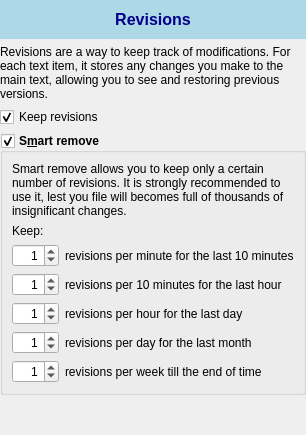
     <widget class="QWidget" name="page_3">
      <layout class="QVBoxLayout" name="verticalLayout">
       <property name="leftMargin">
        <number>0</number>
       </property>
       <property name="topMargin">
        <number>0</number>
       </property>
       <property name="rightMargin">
        <number>0</number>
       </property>
       <property name="bottomMargin">
        <number>0</number>
       </property>
       <item>
        <widget class="QLabel" name="lblTitleGeneral_2">
         <property name="sizePolicy">
          <sizepolicy hsizetype="Preferred" vsizetype="Fixed">
           <horstretch>0</horstretch>
           <verstretch>0</verstretch>
          </sizepolicy>
         </property>
         <property name="styleSheet">
          <string notr="true">background-color:lightBlue;
border:none;
padding:10px;
color:darkBlue;
font-size:16px;
font-weight:bold;
text-align:center;</string>
         </property>
         <property name="text">
          <string>Revisions</string>
         </property>
         <property name="alignment">
          <set>Qt::AlignCenter</set>
         </property>
        </widget>
       </item>
       <item>
        <widget class="QLabel" name="label_44">
         <property name="text">
          <string>Revisions are a way to keep track of modifications. For each text item, it stores any changes you make to the main text, allowing you to see and restoring previous versions.</string>
         </property>
         <property name="wordWrap">
          <bool>true</bool>
         </property>
        </widget>
       </item>
       <item>
        <widget class="QCheckBox" name="chkRevisionsKeep">
         <property name="text">
          <string>Keep revisions</string>
         </property>
         <property name="checked">
          <bool>true</bool>
         </property>
        </widget>
       </item>
       <item>
        <widget class="QGroupBox" name="chkRevisionRemove">
         <property name="font">
          <font>
           <weight>75</weight>
           <bold>true</bold>
          </font>
         </property>
         <property name="title">
          <string>S&amp;mart remove</string>
         </property>
         <property name="checkable">
          <bool>true</bool>
         </property>
         <layout class="QGridLayout" name="gridLayout_2">
          <item row="1" column="0" colspan="2">
           <widget class="QLabel" name="label_46">
            <property name="font">
             <font>
              <weight>50</weight>
              <bold>false</bold>
             </font>
            </property>
            <property name="text">
             <string>Keep:</string>
            </property>
           </widget>
          </item>
          <item row="0" column="0" colspan="2">
           <widget class="QLabel" name="label_45">
            <property name="font">
             <font>
              <weight>50</weight>
              <bold>false</bold>
             </font>
            </property>
            <property name="text">
             <string>Smart remove allows you to keep only a certain number of revisions. It is strongly recommended to use it, lest you file will becomes full of thousands of insignificant changes.</string>
            </property>
            <property name="wordWrap">
             <bool>true</bool>
            </property>
           </widget>
          </item>
          <item row="5" column="1">
           <widget class="QLabel" name="label_50">
            <property name="font">
             <font>
              <weight>50</weight>
              <bold>false</bold>
             </font>
            </property>
            <property name="text">
             <string>revisions per day for the last month</string>
            </property>
           </widget>
          </item>
          <item row="2" column="0">
           <widget class="QSpinBox" name="spnRevisions10Mn">
            <property name="sizePolicy">
             <sizepolicy hsizetype="Fixed" vsizetype="Fixed">
              <horstretch>0</horstretch>
              <verstretch>0</verstretch>
             </sizepolicy>
            </property>
            <property name="font">
             <font>
              <weight>50</weight>
              <bold>false</bold>
             </font>
            </property>
            <property name="alignment">
             <set>Qt::AlignRight|Qt::AlignTrailing|Qt::AlignVCenter</set>
            </property>
            <property name="maximum">
             <number>999</number>
            </property>
            <property name="value">
             <number>1</number>
            </property>
           </widget>
          </item>
          <item row="2" column="1">
           <widget class="QLabel" name="label_47">
            <property name="font">
             <font>
              <weight>50</weight>
              <bold>false</bold>
             </font>
            </property>
            <property name="text">
             <string>revisions per minute for the last 10 minutes</string>
            </property>
           </widget>
          </item>
          <item row="4" column="1">
           <widget class="QLabel" name="label_49">
            <property name="font">
             <font>
              <weight>50</weight>
              <bold>false</bold>
             </font>
            </property>
            <property name="text">
             <string>revisions per hour for the last day</string>
            </property>
           </widget>
          </item>
          <item row="3" column="1">
           <widget class="QLabel" name="label_48">
            <property name="font">
             <font>
              <weight>50</weight>
              <bold>false</bold>
             </font>
            </property>
            <property name="text">
             <string>revisions per 10 minutes for the last hour</string>
            </property>
           </widget>
          </item>
          <item row="4" column="0">
           <widget class="QSpinBox" name="spnRevisionsDay">
            <property name="sizePolicy">
             <sizepolicy hsizetype="Fixed" vsizetype="Fixed">
              <horstretch>0</horstretch>
              <verstretch>0</verstretch>
             </sizepolicy>
            </property>
            <property name="font">
             <font>
              <weight>50</weight>
              <bold>false</bold>
             </font>
            </property>
            <property name="alignment">
             <set>Qt::AlignRight|Qt::AlignTrailing|Qt::AlignVCenter</set>
            </property>
            <property name="maximum">
             <number>999</number>
            </property>
            <property name="value">
             <number>1</number>
            </property>
           </widget>
          </item>
          <item row="3" column="0">
           <widget class="QSpinBox" name="spnRevisionsHour">
            <property name="sizePolicy">
             <sizepolicy hsizetype="Fixed" vsizetype="Fixed">
              <horstretch>0</horstretch>
              <verstretch>0</verstretch>
             </sizepolicy>
            </property>
            <property name="font">
             <font>
              <weight>50</weight>
              <bold>false</bold>
             </font>
            </property>
            <property name="alignment">
             <set>Qt::AlignRight|Qt::AlignTrailing|Qt::AlignVCenter</set>
            </property>
            <property name="maximum">
             <number>999</number>
            </property>
            <property name="value">
             <number>1</number>
            </property>
           </widget>
          </item>
          <item row="5" column="0">
           <widget class="QSpinBox" name="spnRevisionsMonth">
            <property name="sizePolicy">
             <sizepolicy hsizetype="Fixed" vsizetype="Fixed">
              <horstretch>0</horstretch>
              <verstretch>0</verstretch>
             </sizepolicy>
            </property>
            <property name="font">
             <font>
              <weight>50</weight>
              <bold>false</bold>
             </font>
            </property>
            <property name="alignment">
             <set>Qt::AlignRight|Qt::AlignTrailing|Qt::AlignVCenter</set>
            </property>
            <property name="maximum">
             <number>999</number>
            </property>
            <property name="value">
             <number>1</number>
            </property>
           </widget>
          </item>
          <item row="6" column="0">
           <widget class="QSpinBox" name="spnRevisionsEternity">
            <property name="sizePolicy">
             <sizepolicy hsizetype="Fixed" vsizetype="Fixed">
              <horstretch>0</horstretch>
              <verstretch>0</verstretch>
             </sizepolicy>
            </property>
            <property name="font">
             <font>
              <weight>50</weight>
              <bold>false</bold>
             </font>
            </property>
            <property name="alignment">
             <set>Qt::AlignRight|Qt::AlignTrailing|Qt::AlignVCenter</set>
            </property>
            <property name="maximum">
             <number>999</number>
            </property>
            <property name="value">
             <number>1</number>
            </property>
           </widget>
          </item>
          <item row="6" column="1">
           <widget class="QLabel" name="label_51">
            <property name="font">
             <font>
              <weight>50</weight>
              <bold>false</bold>
             </font>
            </property>
            <property name="text">
             <string>revisions per week till the end of time</string>
            </property>
           </widget>
          </item>
         </layout>
        </widget>
       </item>
       <item>
        <spacer name="verticalSpacer_7">
         <property name="orientation">
          <enum>Qt::Vertical</enum>
         </property>
         <property name="sizeHint" stdset="0">
          <size>
           <width>20</width>
           <height>40</height>
          </size>
         </property>
        </spacer>
       </item>
      </layout>
     </widget>
